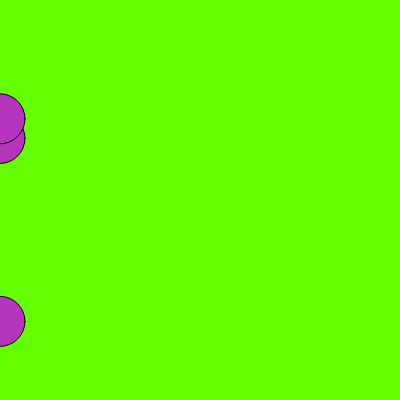
Frame 1 (no input)
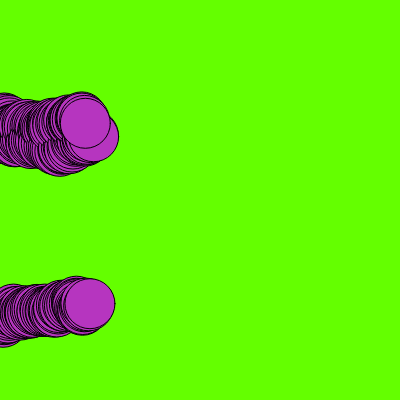
Frame 60 (no input)
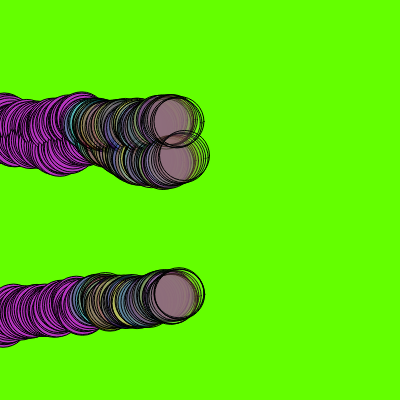
Frame 120 (the mouse pressed at the canvas centre since frame 60)

The p5.js sketch that drew these frames (run headless with seeded random() and noise() and a simulated clock; from frame 60 on, the mouse is pressed at the canvas centre):

// p5.js sketch
// ── sketch.js
let cor;
let circuloX; // horizontal
let circuloY; // vertical

function setup() {
  createCanvas(400, 400);
  background(color(100, 1000 , 0));
  cor = color(random(0, 255), random(0, 255), random(0, 255));
  
  circuloX = [0, 0, 0];
  circuloY = [random(height), random(height), random(height)];
}

function draw() {
  
  fill(cor);
  
  for(let contador in circuloX) {
    circle(circuloX[contador], circuloY[contador], 50);    
    circuloX[contador]+= random(0,3);
    circuloY[contador]+= random(-3,3); 
    
    if(circuloX[contador] >= width){
      circuloX[contador] = 0;
      circuloY[contador] = random(height);
    }
  }
  
  if(mouseIsPressed){
    cor = color(random(0, 255), random(0, 255), random(0, 255), random(0, 100));
  }
}
